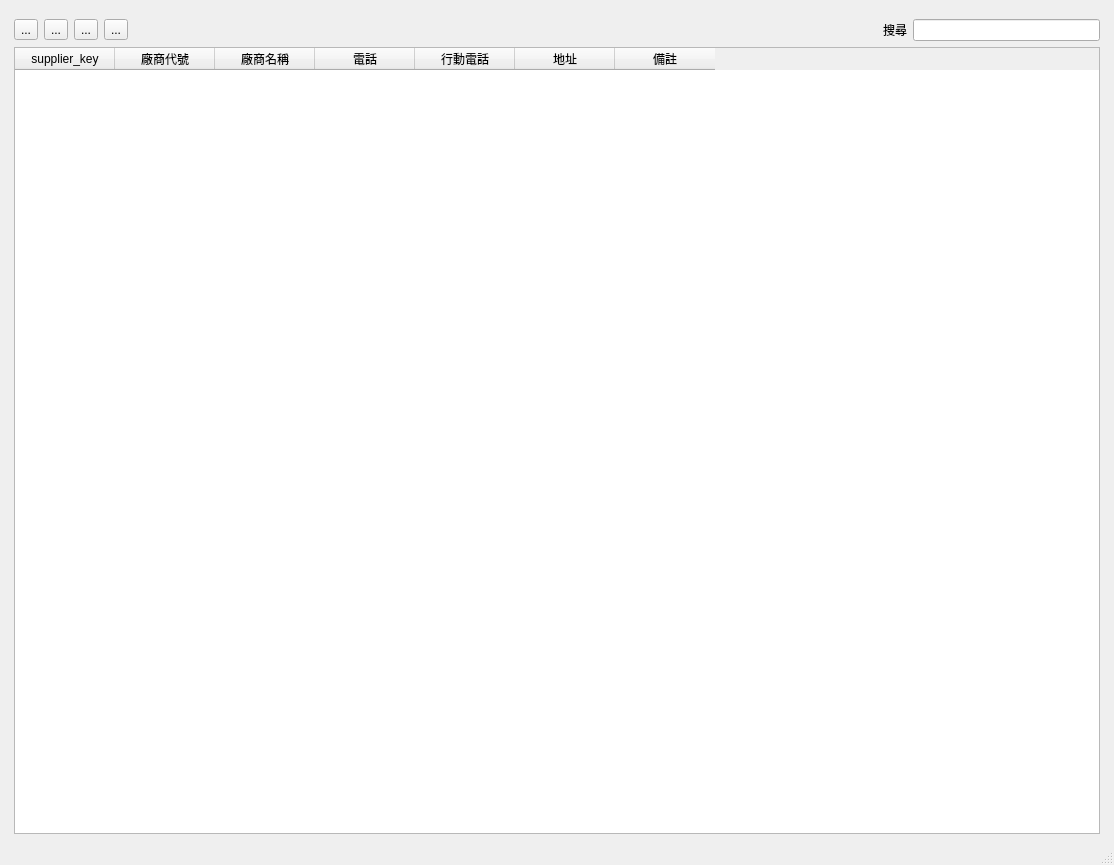
<?xml version="1.0" encoding="UTF-8"?>
<ui version="4.0">
 <class>Dict_address_book</class>
 <widget class="QMainWindow" name="Dict_address_book">
  <property name="geometry">
   <rect>
    <x>0</x>
    <y>0</y>
    <width>1114</width>
    <height>865</height>
   </rect>
  </property>
  <property name="windowTitle">
   <string>通訊錄</string>
  </property>
  <widget class="QWidget" name="centralwidget">
   <layout class="QHBoxLayout" name="horizontalLayout">
    <item>
     <layout class="QVBoxLayout" name="verticalLayout">
      <property name="leftMargin">
       <number>5</number>
      </property>
      <property name="topMargin">
       <number>10</number>
      </property>
      <property name="rightMargin">
       <number>5</number>
      </property>
      <property name="bottomMargin">
       <number>0</number>
      </property>
      <item>
       <layout class="QHBoxLayout" name="horizontalLayout_5">
        <item>
         <widget class="QToolButton" name="toolButton_add_address">
          <property name="toolTip">
           <string>新增資料</string>
          </property>
          <property name="text">
           <string>...</string>
          </property>
          <property name="icon">
           <iconset>
            <normaloff>../icons/gtk-add.svg</normaloff>../icons/gtk-add.svg</iconset>
          </property>
         </widget>
        </item>
        <item>
         <widget class="QToolButton" name="toolButton_remove_address">
          <property name="toolTip">
           <string>刪除資料</string>
          </property>
          <property name="text">
           <string>...</string>
          </property>
          <property name="icon">
           <iconset>
            <normaloff>../icons/gtk-remove.svg</normaloff>../icons/gtk-remove.svg</iconset>
          </property>
         </widget>
        </item>
        <item>
         <widget class="QToolButton" name="toolButton_edit_address">
          <property name="toolTip">
           <string>修改資料</string>
          </property>
          <property name="text">
           <string>...</string>
          </property>
          <property name="icon">
           <iconset>
            <normaloff>../icons/gtk-edit.svg</normaloff>../icons/gtk-edit.svg</iconset>
          </property>
         </widget>
        </item>
        <item>
         <widget class="QToolButton" name="toolButton_export_to_excel">
          <property name="toolTip">
           <string>匯出至Excel</string>
          </property>
          <property name="text">
           <string>...</string>
          </property>
          <property name="icon">
           <iconset>
            <normaloff>../icons/x-office-spreadsheet.png</normaloff>../icons/x-office-spreadsheet.png</iconset>
          </property>
         </widget>
        </item>
        <item>
         <spacer name="horizontalSpacer_3">
          <property name="orientation">
           <enum>Qt::Horizontal</enum>
          </property>
          <property name="sizeHint" stdset="0">
           <size>
            <width>40</width>
            <height>20</height>
           </size>
          </property>
         </spacer>
        </item>
        <item>
         <spacer name="horizontalSpacer">
          <property name="orientation">
           <enum>Qt::Horizontal</enum>
          </property>
          <property name="sizeHint" stdset="0">
           <size>
            <width>40</width>
            <height>20</height>
           </size>
          </property>
         </spacer>
        </item>
        <item>
         <spacer name="horizontalSpacer_2">
          <property name="orientation">
           <enum>Qt::Horizontal</enum>
          </property>
          <property name="sizeHint" stdset="0">
           <size>
            <width>40</width>
            <height>20</height>
           </size>
          </property>
         </spacer>
        </item>
        <item>
         <spacer name="horizontalSpacer_4">
          <property name="orientation">
           <enum>Qt::Horizontal</enum>
          </property>
          <property name="sizeHint" stdset="0">
           <size>
            <width>40</width>
            <height>20</height>
           </size>
          </property>
         </spacer>
        </item>
        <item>
         <widget class="QLabel" name="label">
          <property name="text">
           <string>搜尋</string>
          </property>
         </widget>
        </item>
        <item>
         <widget class="QLineEdit" name="lineEdit_query"/>
        </item>
       </layout>
      </item>
      <item>
       <widget class="QTableWidget" name="tableWidget_dict_address">
        <property name="editTriggers">
         <set>QAbstractItemView::NoEditTriggers</set>
        </property>
        <property name="selectionMode">
         <enum>QAbstractItemView::SingleSelection</enum>
        </property>
        <property name="selectionBehavior">
         <enum>QAbstractItemView::SelectRows</enum>
        </property>
        <column>
         <property name="text">
          <string>supplier_key</string>
         </property>
        </column>
        <column>
         <property name="text">
          <string>廠商代號</string>
         </property>
        </column>
        <column>
         <property name="text">
          <string>廠商名稱</string>
         </property>
        </column>
        <column>
         <property name="text">
          <string>電話</string>
         </property>
        </column>
        <column>
         <property name="text">
          <string>行動電話</string>
         </property>
        </column>
        <column>
         <property name="text">
          <string>地址</string>
         </property>
        </column>
        <column>
         <property name="text">
          <string>備註</string>
         </property>
        </column>
       </widget>
      </item>
     </layout>
    </item>
   </layout>
  </widget>
  <widget class="QStatusBar" name="statusbar"/>
  <widget class="QMenuBar" name="menubar">
   <property name="geometry">
    <rect>
     <x>0</x>
     <y>0</y>
     <width>1114</width>
     <height>33</height>
    </rect>
   </property>
  </widget>
 </widget>
 <resources/>
 <connections/>
</ui>
